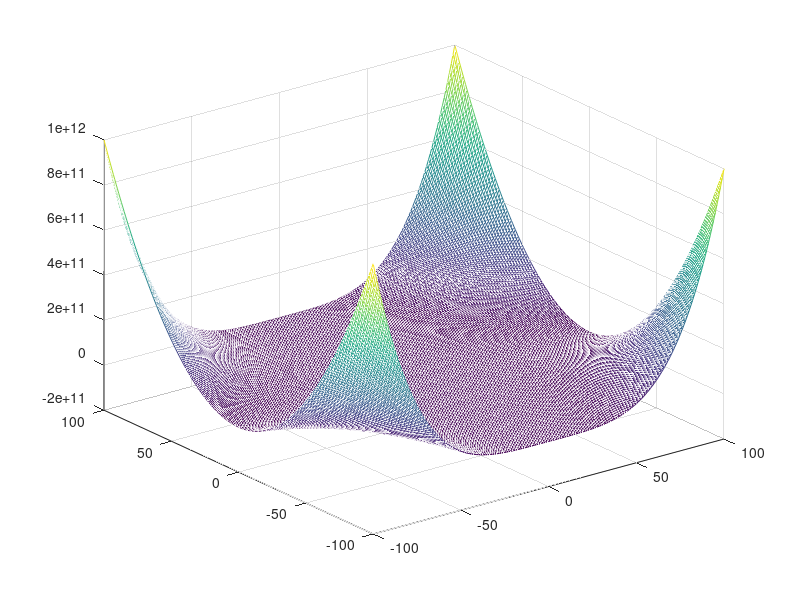

Write the MATLAB code that produced this figure.
clear all;
close all;

% on crée nos axes x et y
tx = ty = linspace(-100, 100, 201);
[xx, yy] = meshgrid(tx, ty);
tz = -500 + (xx.^4).*(yy.^2) + log(1 + 4*xx.^2 + 5*yy.^2);
mesh(tx, ty, tz);
print("exo3.png", "-dPNG");
